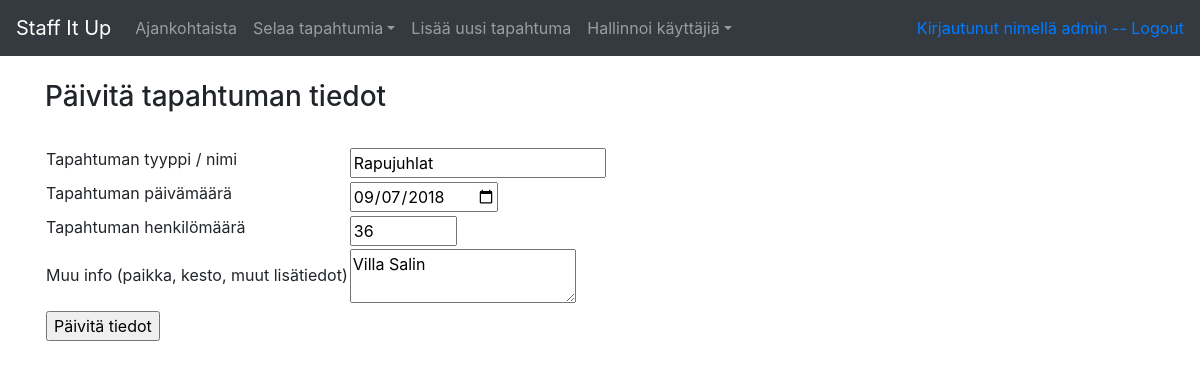
The app's page /admin/update/event/3/ (signed in) with its own data.
### application/auth/models.py (models this page shows, shortened)
class User(db.Model):
    __tablename__ = "account"
    id = db.Column(db.Integer, primary_key=True)
    date_created = db.Column(db.DateTime, default=db.func.current_timestamp())
    date_modified = db.Column(db.DateTime, default=db.func.current_timestamp(),
                              onupdate=db.func.current_timestamp())
    name = db.Column(db.String(144), nullable=False)
    username = db.Column(db.String(20), nullable=False)
    password = db.Column(db.String(30), nullable=False)
    email = db.Column(db.String(144))
    phone = db.Column(db.String(20))
    roles = db.relationship("Role", secondary="account_role")
    registrations = db.relationship("AssignmentRegistration", backref='account', lazy=True)
    def role_ok(self, role):
        for user_role in self.roles:
                    if user_role.name == role:
                        return True

### application/events/models.py (models this page shows, shortened)
class Event(db.Model):
    id = db.Column(db.Integer, primary_key=True)
    type = db.Column(db.String(144), nullable=False)
    date = db.Column(db.Date, nullable=False)
    pax = db.Column(db.Integer)
    info = db.Column(db.String(500))
    staffed = db.Column(db.Boolean, nullable=False)
    assignments = db.relationship("Assignment", backref='event', lazy=True)

### application/events/views.py (the view, shortened to what this page needs)
@app.route("/admin/update/event/<event_id>/", methods=["GET", "POST"])
@login_required("admin")
def events_update(event_id):
    event = Event.query.get(event_id)
    if request.method == "GET":
        form = EventForm(obj=event)
        return render_template("admin/events/update.html", form=form, event=event)

### application/events/forms.py
class EventForm(FlaskForm):
    type = StringField("Tapahtuman tyyppi / nimi", [validators.Length(min=2, message="Nimen tulee olla vähintään 2 merkkiä pitkä"),
                                                        validators.Length(max=144, message="Nimen pituus voi olla maksimissaan 144 merkkiä")])
    date = DateField("Tapahtuman päivämäärä", [validators.Required(message="Syötä päivämäärä muodossa VVVV-kk-pp")], format='%Y-%m-%d')
    pax = IntegerField("Tapahtuman henkilömäärä", [validators.NumberRange(min=1, max=3000, message="Syötä numero väliltä 1 - 3000")])
    info = TextAreaField("Muu info (paikka, kesto, muut lisätiedot)", [validators.Length(max=500, message="Syöte liian pitkä, maksimipituus 500 merkkiä")])
    class Meta:
        csrf = False

### application/__init__.py (called while the page is built)
@login_manager.user_loader
def load_user(user_id):
    return User.query.get(user_id)

### application/templates/admin/events/update.html (shortened to what this page needs)
{% extends "layout.html" %}
{% block body %}
<h3>Päivitä tapahtuman tiedot</h3><br>
<form method="POST" action="{{ url_for('events_update', event_id=event.id) }}" >
  <table>
    <tr>
      <td>
        {{ form.type.label }}
      </td>
      <td>
        {{ form.type }}
      </td>
      <td>
	    </td>
    </tr>
    <tr>
      <td>
        {{ form.date.label }}
      </td>
      <td>
        {{ form.date }}
      </td>
      <td>
	    </td>
    </tr>
    <tr>
      <td>
        {{ form.pax.label }}
      </td>
      <td>
        {{ form.pax }}
      </td>
      <td>
      </td>
    </tr>
    <tr>
      <td>
        {{ form.info.label }}
      </td>
      <td>
        {{ form.info }}
      </td>
      <td>
      </td>
    </tr>
    <tr>
      <td colspan="2">
       <input type="submit" value="Päivitä tiedot"/>
       </td>
     </tr>
  </table>
</form>
{% endblock %}

### application/templates/layout.html (shortened to what this page needs)
<!DOCTYPE html>
  <html>
    <head>
      <link rel="stylesheet" href="https://maxcdn.bootstrapcdn.com/bootstrap/4.0.0/css/bootstrap.min.css">
    </head>
    <body>
      <nav class="navbar navbar-expand-md navbar-dark bg-dark mb-4">
        <a class="navbar-brand" href="{{ url_for('index') }} ">Staff It Up</a>
	        <div class="collapse navbar-collapse" id="navbarCollapse">
            <ul class="navbar-nav mr-auto">
              {% if current_user.is_authenticated and current_user.role_ok("admin")  %}
              <li class="nav-item">
                <a class="nav-link" href="{{ url_for('index') }} ">Ajankohtaista</a>
              </li>
              <li class="nav-item dropdown">
                <a class="nav-link dropdown-toggle" href="#" id="navbarDropdown" role="button" data-toggle="dropdown" aria-haspopup="true" aria-expanded="false">
                  Selaa tapahtumia</a>
              </li
              <li class="nav-item">
                <a class="nav-link" href="{{ url_for('events_form') }} ">Lisää uusi tapahtuma</a>
              <li class="nav-item dropdown">
                <a class="nav-link dropdown-toggle" href="#" id="navbarDropdown" role="button" data-toggle="dropdown" aria-haspopup="true" aria-expanded="false">
                  Hallinnoi käyttäjiä</a>
              </li
              {% endif %}
            </ul>
          </div>
          <div class="form-inline mt-2 mt-md-0">
            {% if current_user.is_authenticated %}
            <a href="{{ url_for('auth_logout') }}">Kirjautunut nimellä {{ current_user.name }} -- Logout</a>
            {% endif %}
          </div>
        </nav>
        <main role="main" class="container">
	      {% block body %}{% endblock %}
      </main>
    </body>
  </html>

### records on screen
User: name "admin"
Event: type "Rapujuhlat", date "09/07/2018", pax "36", info "Villa Salin"
